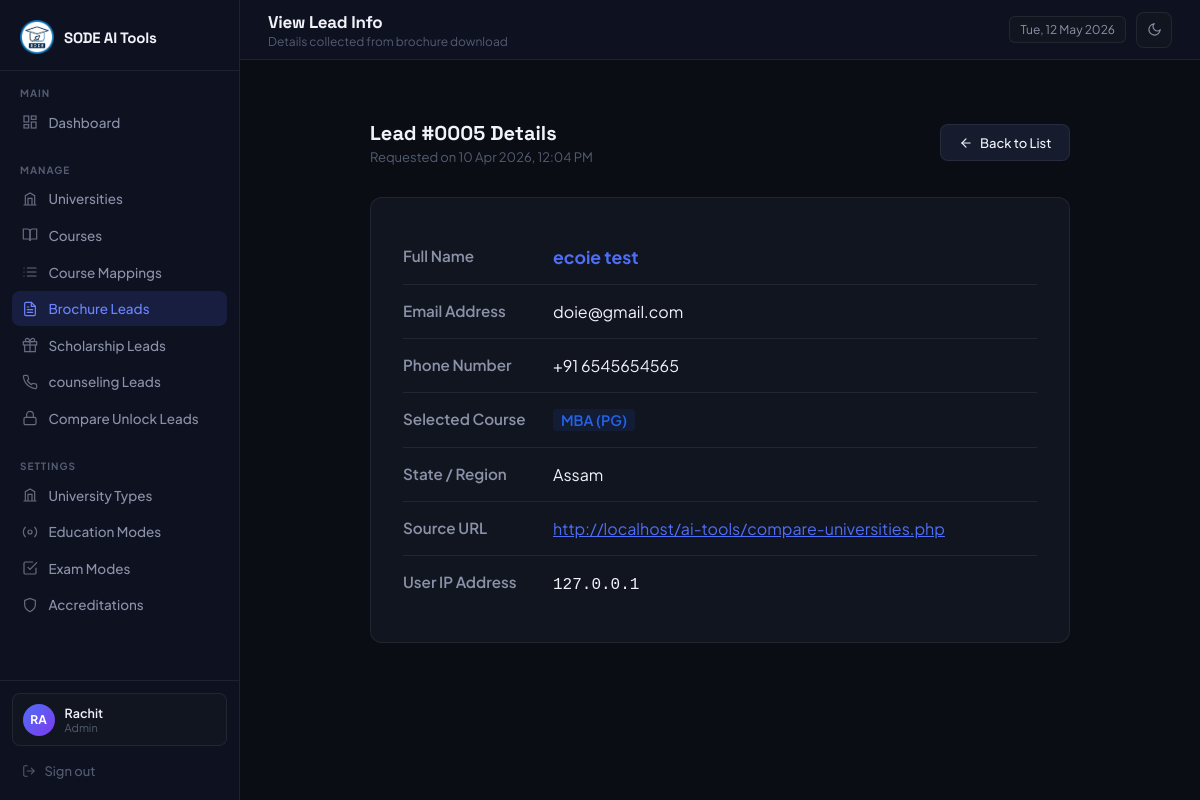
Page /admin/lead_view.php?id=5 (signed in) on the committed database.
### tables this page shows
CREATE TABLE `brochure_leads` (
  `id` int(11) NOT NULL,
  `name` varchar(150) NOT NULL,
  `email` varchar(150) NOT NULL,
  `country_code` varchar(10) NOT NULL DEFAULT '+91',
  `phone` varchar(50) NOT NULL,
  `course` varchar(150) NOT NULL,
  `state` varchar(100) NOT NULL,
  `page_url` varchar(255) DEFAULT NULL,
  `user_ip` varchar(45) DEFAULT NULL,
  `created_at` timestamp NOT NULL DEFAULT current_timestamp()
);

### includes/helpers.php (called while the page is built, shortened)
<?php
function e(mixed $val): string {
    return htmlspecialchars((string)$val, ENT_QUOTES, 'UTF-8');
}

### admin/lead_view.php (the view, shortened to what this page needs)
<?php
require_once '../includes/db.php';
require_once '../includes/helpers.php';
$id = (int)($_GET['id'] ?? 0);
$stmt = $pdo->prepare("SELECT * FROM brochure_leads WHERE id = ?");
$stmt->execute([$id]);
$lead = $stmt->fetch();
?>
<!DOCTYPE html>
<html lang="en">
<head>
</head>
<body>
  <?php require_once __DIR__ . '/includes/sidebar.php'; ?>
  <main class="main">
    <?php require_once __DIR__ . '/includes/topbar.php'; ?>
    <div class="content">
      <div class="page-header" style="max-width: 700px; margin: 0 auto; margin-top:2rem;">
        <div>
          <h3>Lead #<?= str_pad($lead['id'], 4, '0', STR_PAD_LEFT) ?> Details</h3>
          <p>Requested on <?= date('d M Y, h:i A', strtotime($lead['created_at'])) ?></p>
        </div>
        <a href="leads.php" class="btn btn-secondary">
          <svg width="14" height="14" viewBox="0 0 24 24" fill="none" stroke="currentColor" stroke-width="2" stroke-linecap="round"><line x1="19" y1="12" x2="5" y2="12"></line><polyline points="12 19 5 12 12 5"></polyline></svg>
          Back to List
        </a>
      </div>
      <div class="detail-card">
          <div class="detail-row">
              <div class="detail-label">Full Name</div>
              <div class="detail-value" style="font-weight:700; font-size:1.1rem; color:var(--accent);"><?= e($lead['name']) ?></div>
          </div>
          <div class="detail-row">
              <div class="detail-label">Email Address</div>
              <div class="detail-value"><?= e($lead['email']) ?></div>
          </div>
          <div class="detail-row">
              <div class="detail-label">Phone Number</div>
              <div class="detail-value"><?= e($lead['country_code']) ?> <?= e($lead['phone']) ?></div>
          </div>
          <div class="detail-row">
              <div class="detail-label">Selected Course</div>
              <div class="detail-value">
                  <span class="badge" style="background:rgba(37,99,235,0.1); color:#2563eb; font-size:0.9rem;">
                      <?= e($lead['course']) ?>
                  </span>
              </div>
          </div>
          <div class="detail-row">
              <div class="detail-label">State / Region</div>
              <div class="detail-value"><?= e($lead['state']) ?></div>
          </div>
          <div class="detail-row">
              <div class="detail-label">Source URL</div>
              <div class="detail-value">
                  <?php if($lead['page_url']): ?>
                      <a href="<?= e($lead['page_url']) ?>" target="_blank" style="color:var(--accent);"><?= e($lead['page_url']) ?></a>
                  <?php else: ?>
                      <span style="color:var(--text-s);">Not Captured</span>
                  <?php endif; ?>
              </div>
          </div>
          <div class="detail-row">
              <div class="detail-label">User IP Address</div>
              <div class="detail-value">
                  <?php if($lead['user_ip']): ?>
                      <code><?= e($lead['user_ip']) ?></code>
                  <?php else: ?>
                      <span style="color:var(--text-s);">Not Captured</span>
                  <?php endif; ?>
              </div>
          </div>
      </div>
    </div>
  </main>
</body>
</html>

### admin/includes/layout_head.php (style rules this page uses)
*, *::before, *::after { box-sizing: border-box; margin: 0; padding: 0; }
:root { color-scheme: dark; --bg: #0a0d14; --sidebar: #0e1120; --surface: #111520; --surface-h: #161b2e; --border: rgba(255, 255, 255, 0.07); --border-h: rgba(255, 255, 255, 0.13); --accent: #4f6ef7; --accent-h: #6b85ff; --accent-g: #7c3aed; --text: #f1f3f9; --text-m: #8b92a8; --text-s: #545c72; --success: #22c55e; --warning: #f59e0b; --danger: #ef4444; --radius: 12px; --radius-sm: 8px; --sidebar-w: 240px; }
body { font-family: 'Plus Jakarta Sans', sans-serif; background: var(--bg); color: var(--text); display: flex; min-height: 100vh; font-size: 14px; transition: background 0.2s, color 0.2s; overflow-x: hidden; }
.main { margin-left: var(--sidebar-w); flex: 1; display: flex; flex-direction: column; min-height: 100vh; min-width: 0; }
.content { padding: 1.75rem; flex: 1; min-width: 0; max-width: 100%; overflow-x: hidden; }
.badge { display: inline-block; padding: 2px 8px; border-radius: 4px; font-size: 11px; font-weight: 600; }
.btn { display: inline-flex; align-items: center; gap: 7px; padding: 0.6rem 1.1rem; border-radius: var(--radius-sm); font-size: 13px; font-weight: 500; font-family: inherit; cursor: pointer; transition: opacity 0.2s, transform 0.15s, background 0.15s; text-decoration: none; border: 1px solid transparent; }
.btn-secondary { background: var(--surface-h); color: var(--text); border-color: var(--border); }
.page-header { display: flex; align-items: center; justify-content: space-between; margin-bottom: 1.5rem; }
.page-header h3 { font-family: 'Space Grotesk', sans-serif; font-size: 20px; font-weight: 700; }
.page-header p { font-size: 13px; color: var(--text-s); margin-top: 3px; }

### admin/lead_view.php (style rules this page uses)
.detail-card { background: var(--surface); padding: 2rem; border-radius: var(--radius); box-shadow: var(--shadow-sm); border: 1px solid var(--border); max-width: 700px; margin: 2rem auto; }
.detail-row { display: flex; border-bottom: 1px solid var(--border); padding: 1rem 0; }
.detail-row:last-child { border-bottom: none; }
.detail-label { flex: 0 0 150px; color: var(--text-m); font-weight: 600; font-size: 0.95rem; }
.detail-value { flex: 1; color: var(--text); font-size: 1rem; word-break: break-all; }

### rows in the picture
brochure_leads: id "0005", created_at "10 Apr 2026, 12:04 PM", name "ecoie test", email "doie@gmail.com", country_code "+91", phone "6545654565", course "MBA (PG)", state "Assam", page_url "http://localhost/ai-tools/compare-universities.php", user_ip "127.0.0.1"

### other values in the picture
substr($_SESSION['admin_name'], 0, 2) "RA"
$_SESSION['admin_name'] "Rachit"
$_SESSION['admin_role'] "Admin"
$page_title "View Lead Info"
$page_subtitle "Details collected from brochure download"
